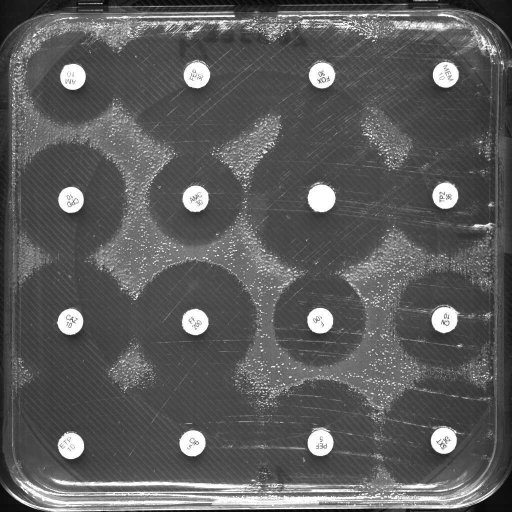
#> input picture dataset/1.1.1. original.jpg, 1024 x 1024 px (shown at 1/2 size)
$ python detect_pellets.py   (older library calls are emulated)
#> lines starting #> are read from the running program, lines starting #| are printed output that depends on the picture; after the words box and inside, x2 and y2 are one past the last pixel; in counts of white or black regions, pixels touching at a corner belong together
#> in read_images, image is the input picture: shape (1024, 1024, 3); min 0, max 255, mean 92.1
### canny2.py
import os

import numpy as np
import cv2
import matplotlib.pyplot as plt

def filter_rgb_to_black(image):
    # Check if the image is color (3 channels) or grayscale (2D array/1 channel)
    lower = 90
    if len(image.shape) == 3:
        # It's a color image (BGR)
        lower_range = np.array([lower, lower, lower])
        upper_range = np.array([255, 255, 255])
    else:
        # It's a grayscale image
        lower_range = np.array([lower])
        upper_range = np.array([255])

    mask = cv2.inRange(image, lower_range, upper_range)
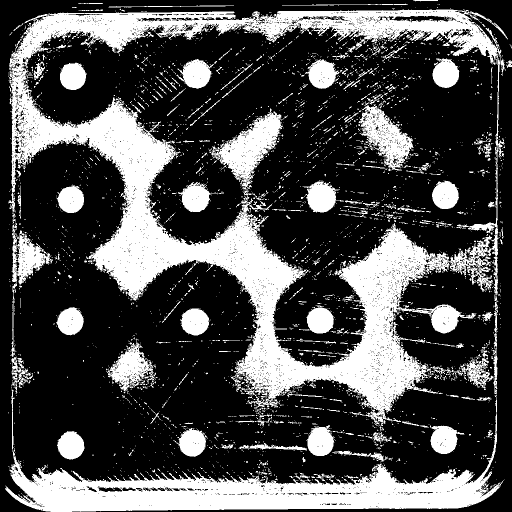
#> mask: shape (1024, 1024) (shown at 1/2 size); 30.7% white; 3597 white regions (3314 under 20 px), largest, box (x1, y1, x2, y2) and area: (17, 19, 1016, 850) 173411, (10, 779, 1008, 1024) 57317, (423, 216, 566, 391) 9029

    result = image.copy()

    # If color, use [0, 0, 0], if grayscale, use 0
    black_color = [0, 0, 0] if len(image.shape) == 3 else 0
    result[mask > 0] = black_color


    return result, mask
def manual_canny(img_gray, low_threshold=50, high_threshold=150):
    # 1. Invert the image (since you wanted it inverted)

#> called with low_threshold = 100, high_threshold = 150
    img_invert = cv2.bitwise_not(img_gray)
    # 2. Noise Reduction
    mask = cv2.inRange(img_invert, 156, 175)
#> mask: shape (1024, 1024); 12.2% white in thin lines or dots
    img_blur = cv2.GaussianBlur(mask, (9, 9), 10)
    median_result = cv2.medianBlur(img_blur, 13)
    mask2 = cv2.inRange(median_result, 0, 10)
#> mask2: shape (1024, 1024); 41.4% white; 122 white regions (8 under 20 px), largest, box (x1, y1, x2, y2) and area: (0, 0, 1024, 1024) 132817, (47, 199, 846, 812) 81016, (28, 528, 259, 946) 54283


    # 3. Gradient Calculation
    gx = cv2.Sobel(np.float32(mask2), cv2.CV_64F, 1, 0, ksize=3)
    gy = cv2.Sobel(np.float32(mask2), cv2.CV_64F, 0, 1, ksize=3)
    mag, ang = cv2.cartToPolar(gx, gy, angleInDegrees=True)

    # FIX: Get shape from img_blur instead of the deleted 'mask'
    height, width = mask2.shape
    nms = np.zeros_like(mag)

    # 4. Non-Maximum Suppression
    ang = ang % 180
    for i in range(1, height - 1):
        for j in range(1, width - 1):
            q, r = 255, 255
            if (0 <= ang[i,j] < 22.5) or (157.5 <= ang[i,j] <= 180):
                q, r = mag[i, j+1], mag[i, j-1]
            elif (22.5 <= ang[i,j] < 67.5):
                q, r = mag[i+1, j-1], mag[i-1, j+1]
            elif (67.5 <= ang[i,j] < 112.5):
                q, r = mag[i+1, j], mag[i-1, j]
            elif (112.5 <= ang[i,j] < 157.5):
                q, r = mag[i-1, j-1], mag[i+1, j+1]

            if mag[i,j] >= q and mag[i,j] >= r:
                nms[i,j] = mag[i,j]
            else:
                nms[i,j] = 0
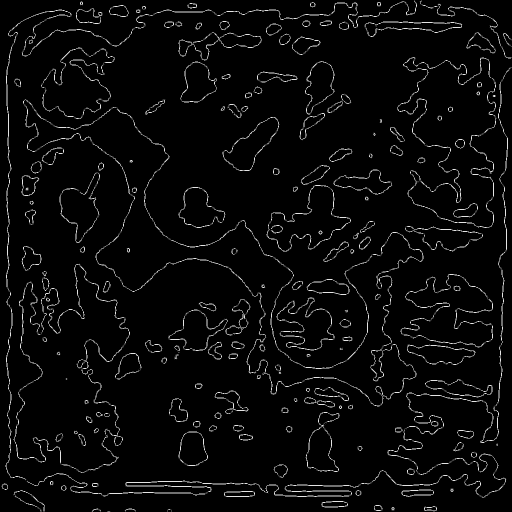
#> nms: shape (1024, 1024) float64 (shown at 1/2 size); min 0, max 1140.4, mean 43.1; drawn with min black and max white

    # 5. Double Thresholding
    res = np.zeros_like(nms)
    # mask edge in white
    res[nms >= high_threshold] = 255
    res[(nms >= low_threshold) & (nms < high_threshold)] = 50

    return res


# [217 lines left out: functions process_dataset, process_dataset2, process_main, not called in this run]

# process_dataset('dataset')
# process_dataset2('dataset')
# process_main()

### detect_pellets.py
import glob
import math
import os

import cv2
from matplotlib import pyplot as plt
import numpy as np

from canny2 import filter_rgb_to_black, manual_canny

def read_images(file_path):
    # Read the image from the specified file path
    image = cv2.imread(file_path)

    # Check if the image was successfully read
    if image is None:
        print(f"Error: Could not read the image from {file_path}")
        return None

    return image

# [9 lines left out: function write_image, not called in this run]


# seSize: structuring element size for morphological operations, if None it will be calculated based on the minimum pellet size.
# min_pellet: the estimated number of pellets of the smaller estimated size that can fit on the petri dish
# max_pellet: the estimated number of pellets of the bigger estimated size that can fit on the petri dish
def find_pellets(image, intensity_percentage=0.95, seSize=None, min_pellet=24, max_pellet=12, compactness_threshold=0.75, retry_step=0.05, output_path=None):
#> called with intensity_percentage = 0.9, seSize = 7, min_pellet = 24, max_pellet = 12, compactness_threshold = 0.75, retry_step = 0.05
    image = image.copy()
    # Check if the image has 3 channels (not grayscale)
    if len(image.shape) == 3 and image.shape[2] == 3:
        blue_channel = image[:, :, 0]
        gray = blue_channel
    else:
        gray = image
    # cv2.imshow('Blue Channel', gray)


    equalized = cv2.equalizeHist(gray)
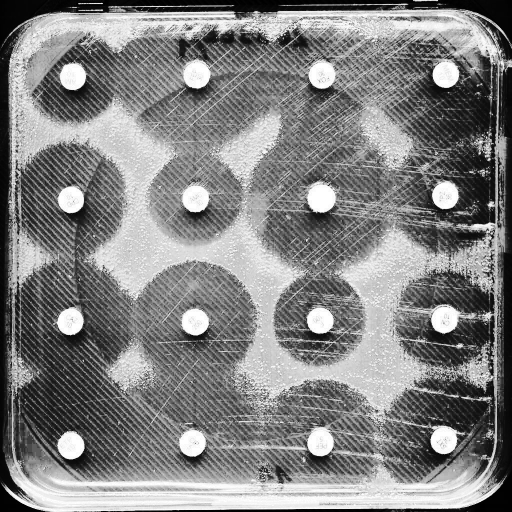
#> equalized: shape (1024, 1024) (shown at 1/2 size); min 0, max 255, mean 129.6
    # cv2.imshow('Equalized Image', equalized)

    minPelletDiameter = int((min(gray.shape) / min_pellet))
    maxPelletDiameter = int((min(gray.shape) / max_pellet))

    if seSize is None:
        # estimate the size to be smaller than the minimum pellet size to avoid merging multiple pellets together
        # ,but not too small to avoid being affected by noise.
        seSize = max(3, int(minPelletDiameter / 5))

    smallerSE = cv2.getStructuringElement(cv2.MORPH_RECT, (3, 3))
    biggerSE = cv2.getStructuringElement(cv2.MORPH_ELLIPSE, (seSize, seSize))

    img_h, img_w = image.shape[:2]
    threshold = intensity_percentage

    detected = []

    while threshold >= 0:
        print(f"Structuring Element Size: {seSize}")
        print(f"intensity threshold: {threshold:.2f}")

        _, binary = cv2.threshold(equalized, 255 * threshold, 255, cv2.THRESH_BINARY)
        # cv2.imshow('Binary Image', binary)

        # smaller closing to fill small holes of the text labels first
        filled_binary = cv2.morphologyEx(binary, cv2.MORPH_CLOSE, smallerSE)
        opened_image = cv2.morphologyEx(filled_binary, cv2.MORPH_OPEN, biggerSE)

        # cv2.imshow('Opened Image', opened_image)

        if output_path:
            write_image(f'{output_path}\\1_gray.jpg', gray)
            write_image(f'{output_path}\\2_equalized.jpg', equalized)
            write_image(f'{output_path}\\3_binary.jpg', binary)
            write_image(f'{output_path}\\4_opened.jpg', opened_image)

        contours = cv2.findContours(opened_image, cv2.RETR_EXTERNAL, cv2.CHAIN_APPROX_SIMPLE)[0]

        for contour in contours:
            contour_area = cv2.contourArea(contour)
            if contour_area <= 0:
                continue

            # Draw the contour on a tiny blank canvas
            x, y, w, h = cv2.boundingRect(contour)
            local_mask = np.zeros((h, w), dtype=np.uint8)

            shifted_contour = contour - [x, y]
            cv2.drawContours(local_mask, [shifted_contour], -1, 255, -1)

            # Find the deepest point ignoring outward spikes
            dist_transform = cv2.distanceTransform(local_mask, cv2.DIST_L2, 3)
            _, max_val, _, max_loc = cv2.minMaxLoc(dist_transform)

            cx = max_loc[0] + x
            cy = max_loc[1] + y
            radius = max_val
            diameter = radius * 2

            # Filter out the objects that are too small or too large to be pellets
            if diameter < minPelletDiameter or diameter > maxPelletDiameter:
                continue

            # Filter out the circle that are out of bounds
            if cx - radius < 0 or cy - radius < 0 or cx + radius > img_w or cy + radius > img_h:
                continue

            # Calculate the area of the distance transform circle
            inscribed_area = np.pi * (radius ** 2)

            # Compare it to the contour's area
            compactness = inscribed_area / contour_area

            if compactness < compactness_threshold:
                continue

            detected.append((cv2.boundingRect(contour), cx, cy, diameter, compactness))

        if detected:
            for (x, y, w, h), cx, cy, diameter, compactness in detected:
                cv2.circle(image, (int(cx), int(cy)), int(diameter/2), (0, 0, 255), 2)
                print(f"Detected pellet | cx: {cx}, cy: {cy}, diameter: {diameter:.1f} px, compactness: {compactness:.2f}")
            if output_path:
                write_image(f'{output_path}\\5_detected.jpg', image)
            break

        if retry_step > 0:
            print(f"No pellets found at threshold {threshold:.2f}, retrying...")
            threshold -= retry_step
        else:
            print("No pellets detected after exhausting all thresholds.")
            break
#> this loop made 1 pass
#> pass 1, in find_pellets, `opened_image = cv2.morphologyEx(filled_binary, cv2.MORPH_OPEN, biggerSE)`:
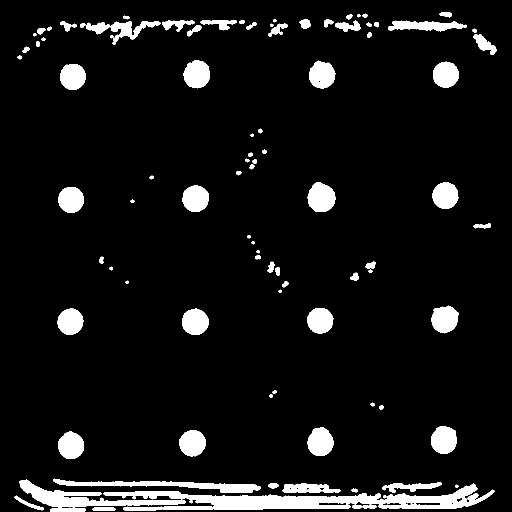
#> opened_image: shape (1024, 1024) (shown at 1/2 size); 7.6% white; 92 white regions, largest, box (x1, y1, x2, y2) and area: (207, 967, 989, 1021) 16806, (38, 959, 371, 1024) 6251, (106, 957, 522, 986) 4130
#> after the loop:
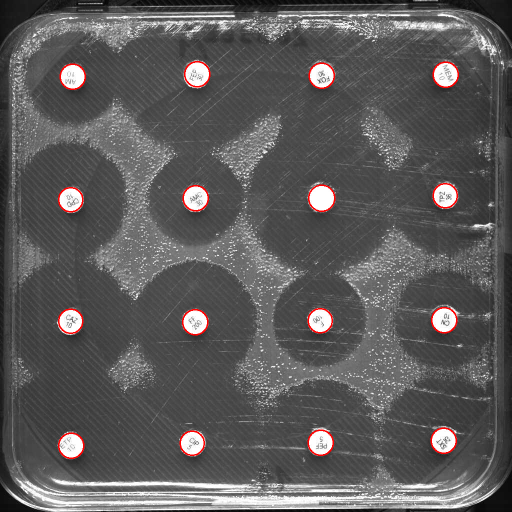
#> image: shape (1024, 1024, 3) (shown at 1/2 size); 0.73% of pixels changed, all inside (x1, y1, x2, y2) = (116, 122, 918, 918); drawn as B, G, R
#> after the loop, detected = 16 items; threshold = 0.9

    cv2.imshow('Detected Pellets', image)

    return detected

# Visualize the maximum and minimum pellet size on the image for easier parameter tuning.
# [138 lines left out: functions visualize_max_min_pellet, get_avg_mm_per_pixel, find_closest_pellet, get_pellet_ROI, main, get_all_centers, not called in this run]

# draw line and find circle edge
#Function to count pixel
def count_pixels_along_line(image, img_to_draw, center, angle_degrees, max_length=100):
    # Ensure grayscale for logic
    gray_image = cv2.cvtColor(image, cv2.COLOR_BGR2GRAY) if len(image.shape) == 3 else image

    cx, cy = center
    angle_radians = np.radians(angle_degrees)
    end_x = int(cx + max_length * np.cos(angle_radians))
    end_y = int(cy + max_length * np.sin(angle_radians))

    # Generate points along the line
    line_points = np.linspace((cx, cy), (end_x, end_y), num=max_length).astype(int)

    #all point founded
    found_points = []
    # pixel that is not edge count along the line
    black_pixel = 0
    # line length limit
    last_hit_index = -max_length

    for i, (x, y) in enumerate(line_points):
        if 0 <= y < gray_image.shape[0] and 0 <= x < gray_image.shape[1]:
            # Skip initial 20px (center of pellet)
            if i > 25:
                # Check for white pixel (>50) and cooldown (10px gap)
                if gray_image[y, x] > 50 and (i - last_hit_index >= 10):
                    # dot red dot
                    cv2.circle(img_to_draw, (x, y), 2, (0, 0, 255), -1)
                    found_points.append([int(x), int(y)]) # Store as [x, y]
                    last_hit_index = i

                    if len(found_points) >= 2:
                        break
            # count pixel along the line tha black
            if gray_image[y, x] <= 50:
                black_pixel += 1
    # draw real line
    cv2.line(img_to_draw, center, (end_x, end_y), (100, 100, 100), 1)

    # Return only the last point found for this specific ray
    last_point = found_points[-1] if found_points else None
    # Return distance, number of founded point
    return black_pixel, len(found_points), last_point

# draw analysis and
def overlay_edges(original_img, edge_map):
    # 1. Ensure edge_map is 8-bit grayscale
    if len(edge_map.shape) == 3:
        edge_map = cv2.cvtColor(edge_map, cv2.COLOR_BGR2GRAY)

    # 2. Normalize if it's float64 (as your manual_canny is)
    if edge_map.dtype != np.uint8:
        edge_map = cv2.normalize(edge_map, None, 0, 255, cv2.NORM_MINMAX).astype(np.uint8)

    # 3. Create a copy of the original to draw on
    composite = original_img.copy()

    # 4. Use the edge map to color pixels RED (0,0,255)
    # Wherever the edge map is white (pixel > 0), set the original image to Red
    composite[edge_map > 0] = [0, 0, 255]

    return composite

def calculate_radius_euclidean(center, surface_points):
    if not surface_points: return 0.0
    cx, cy = center
    # Calculate all distances Euclidean
    distances = [math.sqrt((p[0]-cx)**2 + (p[1]-cy)**2) for p in surface_points]
    return distances

#calulate average of distance
def calculate_average_radius_pruned(distances, threshold=1.5):
    # convert python list to Numpy array
    dist_arr = np.array(distances)
    mean_d = np.mean(dist_arr)
    std_d = np.std(dist_arr)

    # Prune outliers: Keep points within Mean +/- (threshold * STD)
    filtered = [d for d in distances if (mean_d - threshold*std_d) <= d <= (mean_d + threshold*std_d)]

    return sum(filtered) / len(filtered) if filtered else 0.0
# calculate median of distance
def calculate_median_radius(distances):
    if not distances or len(distances) == 0:
        return 0.0

    # 2. Convert to a numpy array and calculate median
    # np.median automatically handles the sorting and middle-value logic
    median_val = np.median(distances)

    return median_val
# [112 lines left out: functions test, test3_1, not called in this run]
def measured_radius(file_path):
    img = read_images(file_path)
    file_name = os.path.basename(file_path)
    if img is None: return

    # Scaling Factor
    # Based on: 50 pixels = 6mm  => 50 pixel เป็นค่าเฉลี่ยของกรอบของแผ่นยา
    # Pixels to mm = (target_mm / pixels)
    px_to_mm = 6.0 / 50.0

    # Processing
    # convert pixel that rgb is 90-255 make it black
    img_filter_black = filter_rgb_to_black(img)[0]
    # GrayScale
    gray_frame = cv2.cvtColor(img_filter_black, cv2.COLOR_BGR2GRAY)
    # Edge Detection
    canny_img = manual_canny(gray_frame, 100, 150)

    #stage1: Raw image
    stage1 = cv2.cvtColor(img, cv2.COLOR_BGR2RGB)
    #stage2: Edge Detection on image
    stage2 = cv2.cvtColor(overlay_edges(img, canny_img), cv2.COLOR_BGR2RGB)

    stage3_canvas = np.zeros_like(img)
    stage4_canvas = img.copy()
    stage5_canvas = img.copy()
    # detect medicine pallet (find center point)
    detected = find_pellets(img, seSize=7, intensity_percentage=0.9)
#> detected = 16 items

    if detected:
        for i, pellet in enumerate(detected):
            _, cx, cy, _, _ = pellet
            center_point = (int(cx), int(cy))
            last_coor = []

            for angle in range(5, 361, 5):
                _, _, last_pt = count_pixels_along_line(canny_img, stage3_canvas, center_point, angle, 110)
                count_pixels_along_line(canny_img, stage4_canvas, center_point, angle, 110)
                count_pixels_along_line(canny_img, stage5_canvas, center_point, angle, 110)
                if last_pt is not None:
                    last_coor.append(last_pt)

            if len(last_coor) >= 36:
                distances = calculate_radius_euclidean(center_point,last_coor)
                avg_r_px = calculate_average_radius_pruned(distances, threshold=1.5)
                median_r_px = calculate_median_radius(distances)

                if avg_r_px > 0:
                    # --- Convert to mm ---
                    avg_r_mm = avg_r_px * px_to_mm
                    diameter_mm_avg = avg_r_mm * 2

                    median_r_mm = median_r_px * px_to_mm
                    diameter_mm_median = median_r_mm * 2

                    # Draw on canvases
                    cv2.circle(stage3_canvas, center_point, int(avg_r_px), (0, 255, 0), 2)
                    cv2.circle(stage4_canvas, center_point, int(avg_r_px), (0, 255, 0), 2)

                    cv2.circle(stage5_canvas, center_point, int(median_r_px), (0, 255, 0), 2)

                    # Display both Radius and Diameter in mm
                    label = f"{diameter_mm_avg:.2f}mm"
                    cv2.putText(stage4_canvas, label, (center_point[0]-30, center_point[1]-10),
                                cv2.FONT_HERSHEY_SIMPLEX, 0.6, (0, 255, 255), 2)

                    label = f"{diameter_mm_median:.2f}mm"
                    cv2.putText(stage5_canvas, label, (center_point[0]-30, center_point[1]-10),
                                cv2.FONT_HERSHEY_SIMPLEX, 0.6, (0, 255, 255), 2)
#> this loop made 16 passes
#> pellet on passes 2 to 9: ((359, 860, 52, 53), 384, 886, 49.29, 0.916), ((615, 855, 52, 57), 641, 885, 51.2, 0.927), ((862, 852, 52, 56), 887, 881, 50.49, 0.909), ((364, 617, 53, 53), 390, 644, 51.2, 0.969), ((114, 617, 53, 53), 141, 642, 49.29, 0.935), ((615, 616, 52, 51), 640, 641, 49.66, 0.953), ((863, 611, 55, 56), 888, 640, 50.38, 0.909), ((117, 374, 51, 52), 141, 399, 49.29, 0.943)
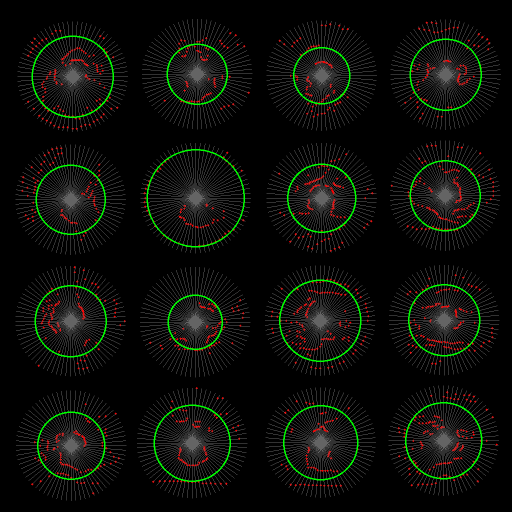
#> stage3_canvas: shape (1024, 1024, 3) (shown at 1/2 size); mean B, G, R 10.1, 15.3, 13.4
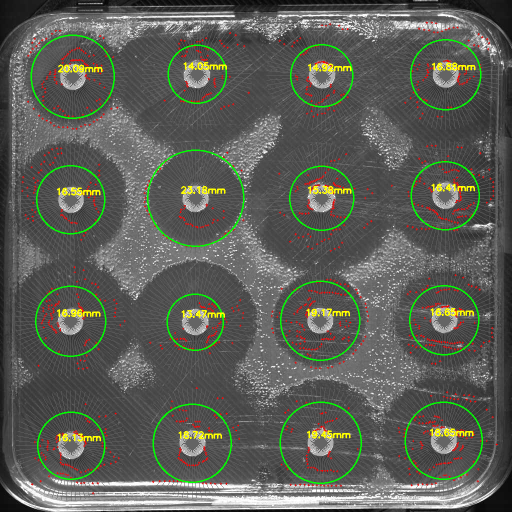
#> stage5_canvas: shape (1024, 1024, 3) (shown at 1/2 size); mean B, G, R 87.2, 94.7, 92.6

    # Convert to RGB for Plotting
    #stage3: analysis on the result of canny
    stage3 = cv2.cvtColor(stage3_canvas, cv2.COLOR_BGR2RGB)
    #stage4: analysis on original image with canny
    stage4 = cv2.cvtColor(stage4_canvas, cv2.COLOR_BGR2RGB)
    stage5 = cv2.cvtColor(stage5_canvas, cv2.COLOR_BGR2RGB)
    # stage4 = img_filter_black

    # --- Plotting ---
    fig, axes = plt.subplots(2, 3, figsize=(15, 10))
    fig.suptitle(f"SIRscan Analysis: {file_name}", fontsize=16)

    # Flatten the axes array to make indexing easy (axes[0], axes[1]...)
    ax = axes.flatten()

    # Row 1
    ax[0].imshow(stage1); ax[0].set_title("1. Original"); ax[0].axis('off')
    ax[1].imshow(stage2); ax[1].set_title("2. Canny Overlay"); ax[1].axis('off')
    ax[2].imshow(stage3); ax[2].set_title("3. Analysis (Black BG)"); ax[2].axis('off')

    # Row 2
    ax[3].imshow(stage4); ax[3].set_title("4. Result Avg(mm)"); ax[3].axis('off')
    ax[4].imshow(stage5); ax[4].set_title("5. Result Median(mm)"); ax[4].axis('off')

    # Hide the empty 6th subplot
    ax[5].axis('off')

    plt.tight_layout(rect=[0, 0.03, 1, 0.95])
    plt.show()
    plt.close()

# test2()

# [63 lines left out: function test2, not called in this run]


def process_entire_dataset(folder_path='dataset'):
    # Search for all jpg and png files in the folder
    file_list = glob.glob(os.path.join(folder_path, "*.jpg")) + \
                glob.glob(os.path.join(folder_path, "*.png"))

    if not file_list:
        print(f"No images found in {folder_path}")
        return

    print(f"Found {len(file_list)} images. Starting processing...")

    for file_path in file_list:
        print(f"Processing: {os.path.basename(file_path)}")
        measured_radius(file_path)
#> pass 2 of the loop in process_entire_dataset, `for file_path in file_list:`:
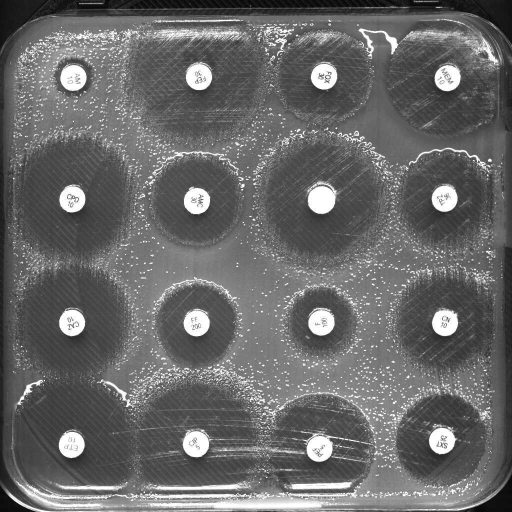
#> input picture dataset/1.4.1. original.jpg, 1024 x 1024 px (shown at 1/2 size)
#> in read_images, image is the input picture: shape (1024, 1024, 3); min 0, max 255, mean 104.4
#> in filter_rgb_to_black (call 2), `mask = cv2.inRange(image, lower_range, upper_range)`:
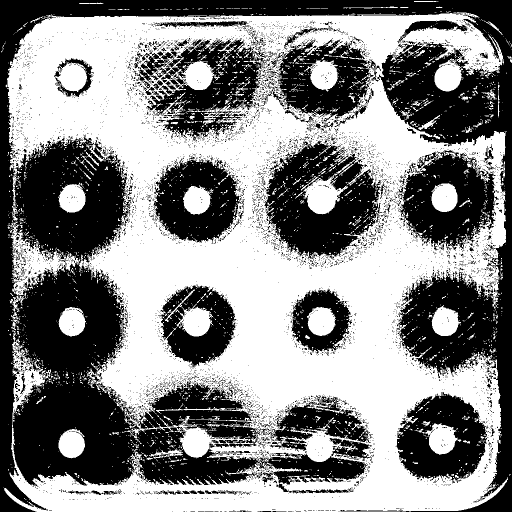
#> mask: shape (1024, 1024) (shown at 1/2 size); 52.7% white; 6324 black regions (6117 under 20 px), largest, box (x1, y1, x2, y2) and area: (0, 0, 1024, 1024) 296587, (527, 281, 770, 519) 31929, (800, 300, 997, 501) 22843
#> in measured_radius (call 2), `canny_img = manual_canny(gray_frame, 100, 150)`:
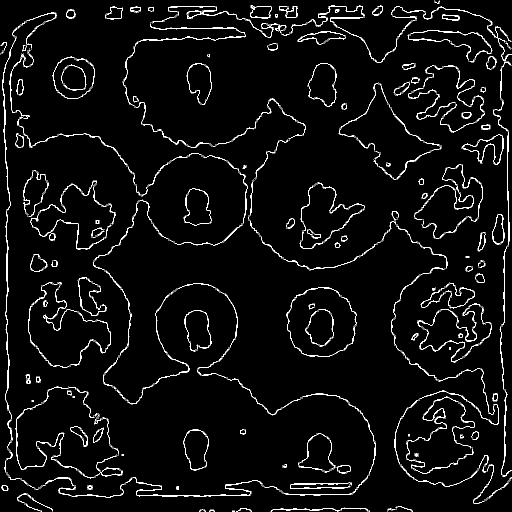
#> canny_img: shape (1024, 1024) float64 (shown at 1/2 size); 3.9% white in thin lines or dots
#> the loop in measured_radius (call 2), `for i, pellet in enumerate(detected):` made 16 passes
#> pellet on passes 1 to 4: ((613, 866, 53, 57), 638, 897, 49.66, 0.864), ((118, 861, 51, 55), 143, 889, 49.66, 0.936), ((366, 859, 55, 56), 390, 887, 49.66, 0.855), ((858, 854, 54, 54), 884, 881, 49.66, 0.911)

if __name__ == "__main__":
    process_entire_dataset('dataset')
